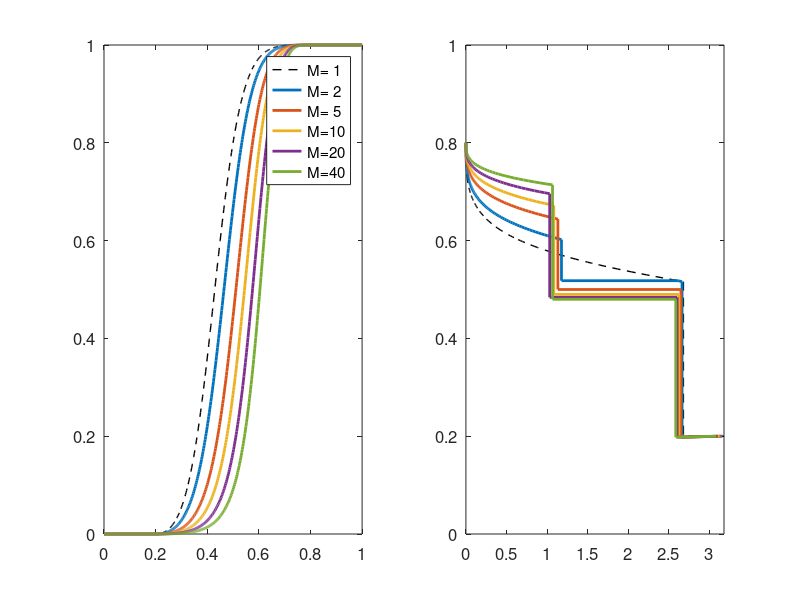

Write the MATLAB code that produced this figure.
%% Illustrate Riemann solutions for various mobility ratios
% This script shows how the Riemann solution for a case with adsorption and
% full mixing changes with viscosity ratio between the polymer solution and
% the oil phase. This can alternatively be seen as an illustration of the
% effect of permeability reduction caused by polymer retention, since this
% will also increase the viscosity ratio between polymer and oil.
[swr, swor] = deal(0.2,0.8);
[nw,no,ads] = deal(2,4,0.2);
mobRatios   = [2 5 10 20 40];

%% Plot fractional flow and solution profile for waterflooding
s=linspace(0,1,501);
sm = (min(max(s,swr),swor)-swr)/(swor-swr);
fw = sm.^nw./(sm.^nw + (1-sm).^no);
clf, subplot(1,2,1)
plot(s,fw,'k--','LineWidth',1);

subplot(1,2,2),
iw  = find(fw(2:end)./(s(2:end)-swr)-diff(fw)./diff(s)>0,1);
i0 = find(s<swr,1,'last')+1;
xiw = fliplr(diff(fw([i0 iw:end]))./diff(s([i0 iw:end])));
ssw = s(end:-1:iw);
xiw = [xiw xiw(end) max(xiw)+.5];
ssw = [ssw, swr swr];
plot(xiw(ssw<=swor),ssw(ssw<=swor),'--k','LineWidth',1);

%% Plot fractional flow and solution profiles for polymer flooding
for M=mobRatios
    % Compute and plot the fractional flow curve with polymer
    fp = sm.^nw./(sm.^nw + M*(1-sm).^no);
    subplot(1,2,1), hold all
    plot(s,fp,'-','LineWidth',2);

    % Find envelope for polymer curve
    i3 = find(fp(2:end)./(s(2:end)+ads)-diff(fp)./diff(s)>0,1);

    % Find intersection of this envelope and the pure water curve
    i2 = find(min(fp(i3)/(s(i3)+ads).*(s(2:end)+ads),1)<fw(2:end),1)+1;

    % Find envelope for pure water curve
    i0 = find(s<swr,1,'last');
    i1 = find(fw(2:i2)./(s(2:i2)-swr)>diff(fw(1:i2))./diff(s(1:i2)),1);
    if isempty(i1), i1=i2; end

    % Plot self-similar solution
    subplot(1,2,2), hold all
    xi = fliplr(diff(fp(i3:end))./diff(s(i3:end)));
    ss = fliplr(s(i3:end-1));
    df = fliplr(diff(fw([i0 i1:i2]))./diff(s([i0 i1:i2])));
    ds = fliplr(s(i1:i2));
    xi = [xi([1:end end]), df];
    ss = [ss, ds([1 1:end])]; %#ok<*AGROW>
    xi = [xi([1:end end]), max(xi)+.5];
    ss = [ss, s(i0), swr];
    plot(xi(ss<=swor),ss(ss<=swor),'-','LineWidth',2);
    axis tight, set(gca,'Ylim',[0 1]);
end
subplot(1,2,1), set(gca,'FontSize',12)
legend(cellfun(@(x) sprintf('M=%2d', x), num2cell([1, mobRatios]),...
    'UniformOutput', false));
subplot(1,2,2), set(gca,'FontSize',12)